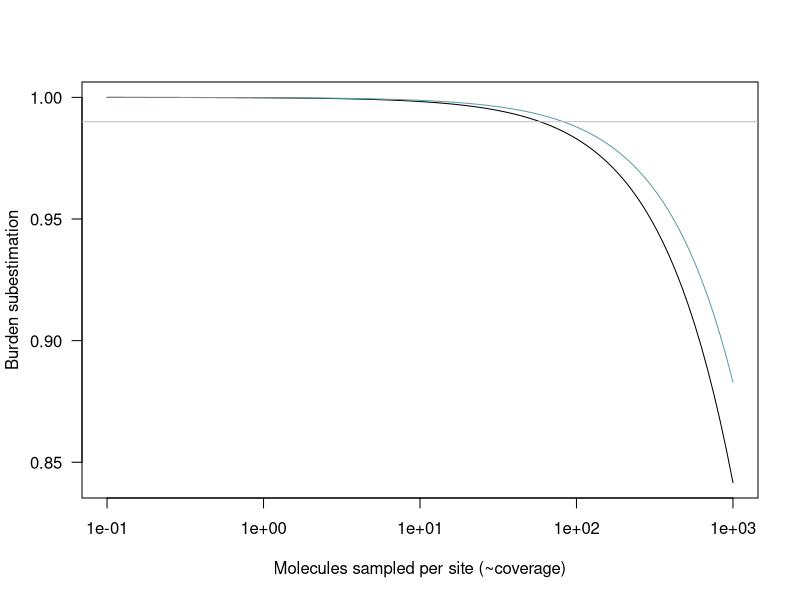

Reproduce this figure in R.
# Simulation of barcode clashes in nanoseq data as a function of the barcode frequency distribution

# 1. Multinomial simulation (it assumes exact same coverage at each site)

coverage = 10
barcodes = 500
aux = apply(rmultinom(n=1e4, size=coverage, prob=rep(1/barcodes,barcodes)), 2, function(x) c(sum(x==1), sum(x>=1)) )
sum(aux[1,])/sum(aux[2,]) # Estimate from the multinomial simulation
dbinom(x=1, size=coverage, p=1/barcodes) / pbinom(q=0, size=coverage, p=1/barcodes, lower.tail=F) # Exact binomial estimate

# 2. Poisson model (it assumes that molecules are randomly sampled, and so coverage has Poisson variation across sites)
#    This is more realistic than a multinomial model because mean genome coverage is not an integer value and can be <1.
#    A negative binomial model could be used learning the overdispersion (variation in coverage across sites) from nanoseq data.

coverage = 10
barcodes = 5
lambda = coverage/barcodes # Coverage per barcode

aux = sapply(1:1e4, function(j) { x = rpois(n = barcodes, lambda = lambda); c(sum(x==1), sum(x>=1)) })
sum(aux[1,])/sum(aux[2,]) # Estimate from the Poisson simulation
dpois(x=1, lambda=lambda) / ppois(q=0, lambda=lambda, lower.tail=F)

# 3. Poisson model with an input barcode frequency vector

bfreqs = read.table("200326_GlobalBarcodeFrequencies.csv", header=1, sep=",", stringsAsFactors=F)
f = rowMeans(as.matrix(bfreqs[,2:4]))
f = f / sum(f) # Average barcode frequencies across 3 datasets

coverage = 10 # Total coverage per site (number of molecules sampled)
lambda = coverage * f # Coverage per barcode (f = barcode frequency vector, summing to 1)

aux = sapply(1:1e4, function(j) { x = rpois(n = length(lambda), lambda = lambda); c(sum(x==1), sum(x>=1)) })
sum(aux[1,])/sum(aux[2,]) # Estimate from the Poisson simulation
# The weighting factor (how much each barcode weights in the mean) is proportional 
# to their relative coverage considering clashes (hence the use of the probability for families >=1)
relfootprint = ppois(q=0, lambda=lambda, lower.tail=F) 
sum(dpois(x=1, lambda=lambda) * relfootprint / ppois(q=0, lambda=lambda, lower.tail=F)) / sum(relfootprint)

# 4. Plotting the impact of coverage (assuming uniform -Poisson- coverage across sites)

cov_vec = 10^seq(-1,3,length.out = 100)
burden_subest = burden_subest_equibarcode = rep(NA, length(cov_vec))

for (j in 1:length(cov_vec)) {
    # Empirical barcode frequencies
    lambda = cov_vec[j] * f
    burden_subest[j] = sum(dpois(x=1, lambda=lambda) * relfootprint / ppois(q=0, lambda=lambda, lower.tail=F)) / sum(relfootprint)
    # Equal frequencies of all barcodes
    lambda = cov_vec[j] / 4096
    burden_subest_equibarcode[j] = sum(dpois(x=1, lambda=lambda) * relfootprint / ppois(q=0, lambda=lambda, lower.tail=F)) / sum(relfootprint)
}

dev.new(width = 5, height = 5)
plot(cov_vec, burden_subest, log="x", las=1, type="l", ylab="Burden subestimation", xlab="Molecules sampled per site (~coverage)")
lines(cov_vec, burden_subest_equibarcode, col="cadetblue")
abline(h = 0.99, col="grey")
dev.copy(pdf, file="barcode_clashes_burden_effect.pdf", width=5, height=5, useDingbats=F); dev.off(); dev.off()

